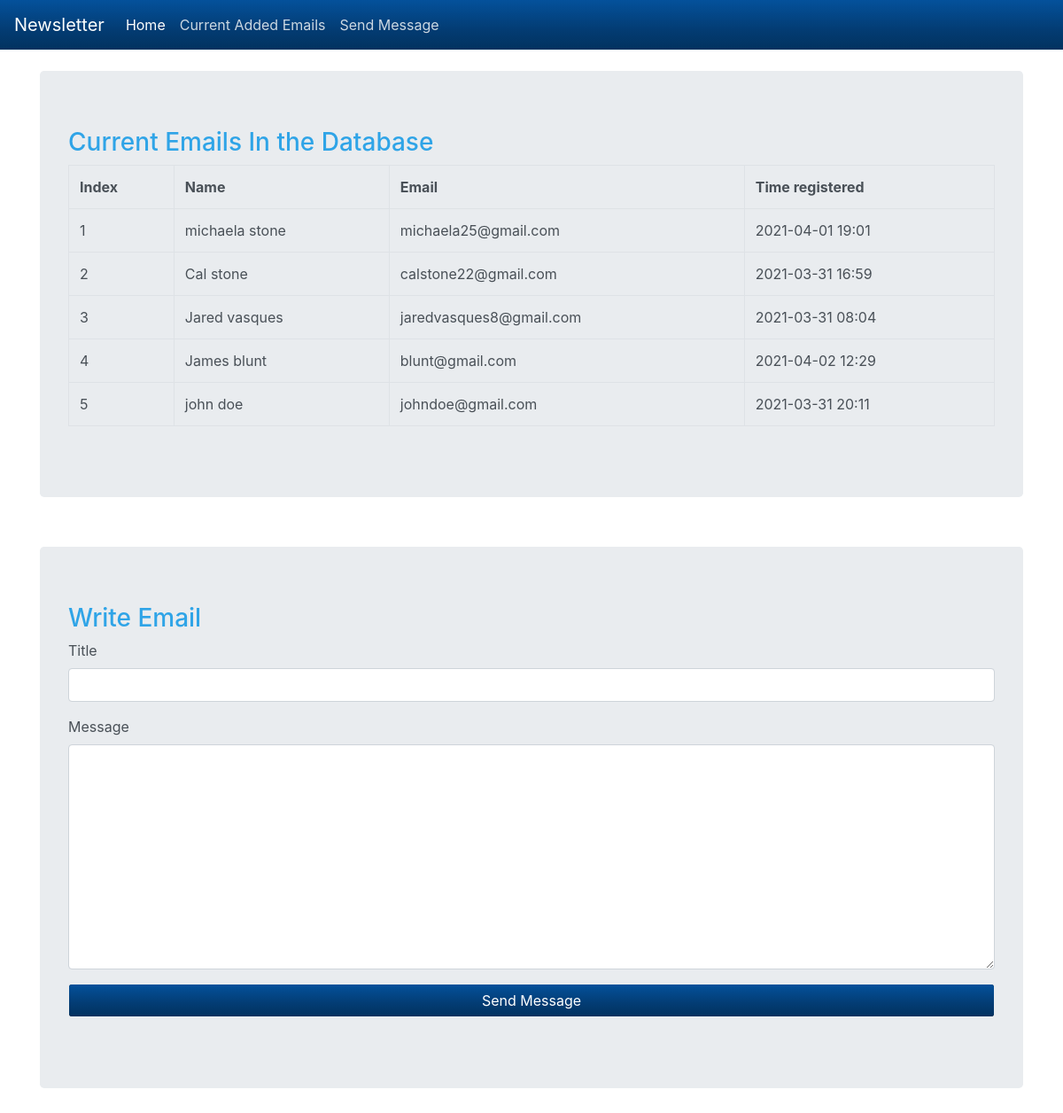
Before: /admin/pages/Newsletter/index.php with the older database file.
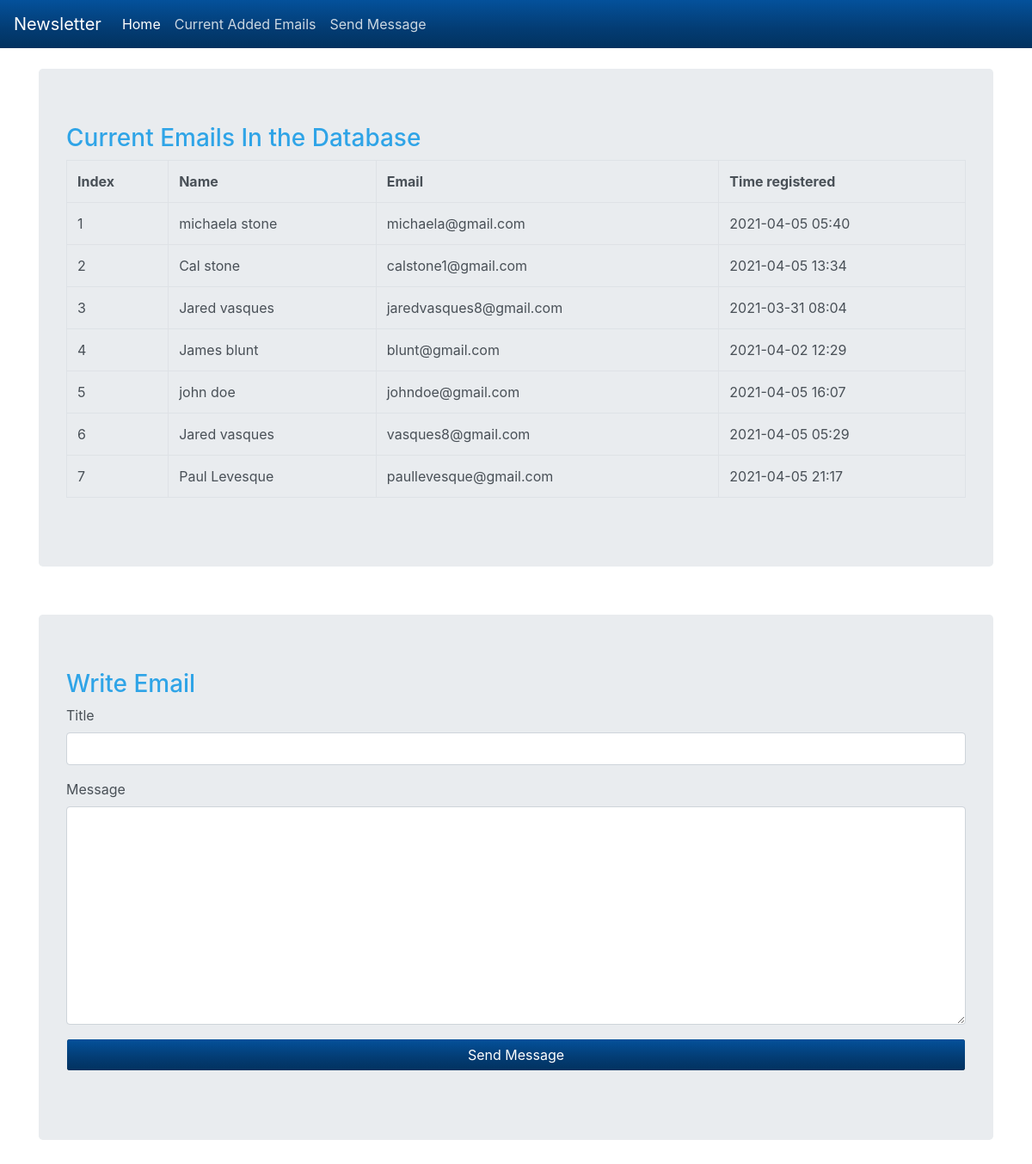
After: the same page with the newer database file.
### tables this page shows
CREATE TABLE `users` (
  `user_id` int(255) NOT NULL,
  `username` varchar(255) NOT NULL,
  `adm_no` int(255) NOT NULL,
  `passcode` varchar(255) NOT NULL,
  `user_mail` varchar(255) NOT NULL,
  `created_at` timestamp(6) NOT NULL DEFAULT current_timestamp(6) ON UPDATE current_timestamp(6)
);

### admin/pages/Newsletter/index.php (the view, shortened to what this page needs)
<?php
        require '../config.php';
        $query = 'SELECT * FROM users';
        $result = mysqli_query($conn,$query);
        $users = mysqli_fetch_all($result,MYSQLI_ASSOC);
?>
<!DOCTYPE html>
<html lang="en">
<head>
    <link rel="stylesheet" href="../../../css/bootstrap.min.css">
</head>
<body>
<div class="h">
<nav class="navbar navbar-expand-lg navbar-dark bg-dark">
  <a class="navbar-brand" href="#">Newsletter</a>
  <div class="collapse navbar-collapse" id="navbarColor02">
    <ul class="navbar-nav mr-auto">
      <li class="nav-item active">
        <a class="nav-link" href="#">Home
        </a>
      </li>
      <li class="nav-item">
        <a class="nav-link" href="#MyEmails">Current Added Emails</a>
      </li>
      <li class="nav-item">
        <a class="nav-link" href="#send">Send Message</a>
      </li>
    </ul>
  </div>
</nav>
</div>
<br>
    <div class="container" id="MyEmails">
    <div class="jumbotron">
    <table class="table table-bordered">
        <h3>Current Emails In the Database</h3>
        <tr>
            <th>Index</th>
            <th>Name</th>
            <th>Email</th>
            <th>Time registered</th>
        </tr>
        <tr>
            <?php $c=0;$c++;?>
            <?php foreach($users as $user):?>
                <?php $standardTime = substr($user['created_at'],0,16); ?>
            <td><?php echo $c; $c++;?></td>
            <td><?php echo $user['username'];?></td>
            <td><?php echo $user['user_mail']?></td>
            <td><?php echo $standardTime;?></td>
        </tr>
        <?php endforeach;?>
    </table>
    </div>
<br>
<div class="container jumbotron" id="send">
    <h3>Write Email</h3>
<form action="<?php echo $_SERVER['PHP_SELF'];?>" method="post">
<div class="form-group">
    <label>Title</label>
    <input type="text" name="title" id="" class="form-control" required>
</div>
<div class="form-group">
            <label>Message</label>
            <textarea name="message" required id="" cols="30" rows="10" class="form-control"></textarea>
        </div>
        <div class="form-group">
            <input type="submit" name="send" value="Send Message"  class="form-control btn bg-dark text-white" required>
        </div>
        </form>
    </div>
</body>
</html>

Changed rows visible on the page:
changed users "michaela stone": user_mail "michaela25@gmail.com" → "michaela@gmail.com"; created_at "2021-04-01 19:01" → "2021-04-05 05:40"
changed users "Cal stone": user_mail "calstone22@gmail.com" → "calstone1@gmail.com"; created_at "2021-03-31 16:59" → "2021-04-05 13:34"
changed users "john doe": created_at "2021-03-31 20:11" → "2021-04-05 16:07"
added users: username "Jared vasques", user_mail "vasques8@gmail.com", created_at "2021-04-05 05:29"
added users: username "Paul Levesque", user_mail "paullevesque@gmail.com", created_at "2021-04-05 21:17"
